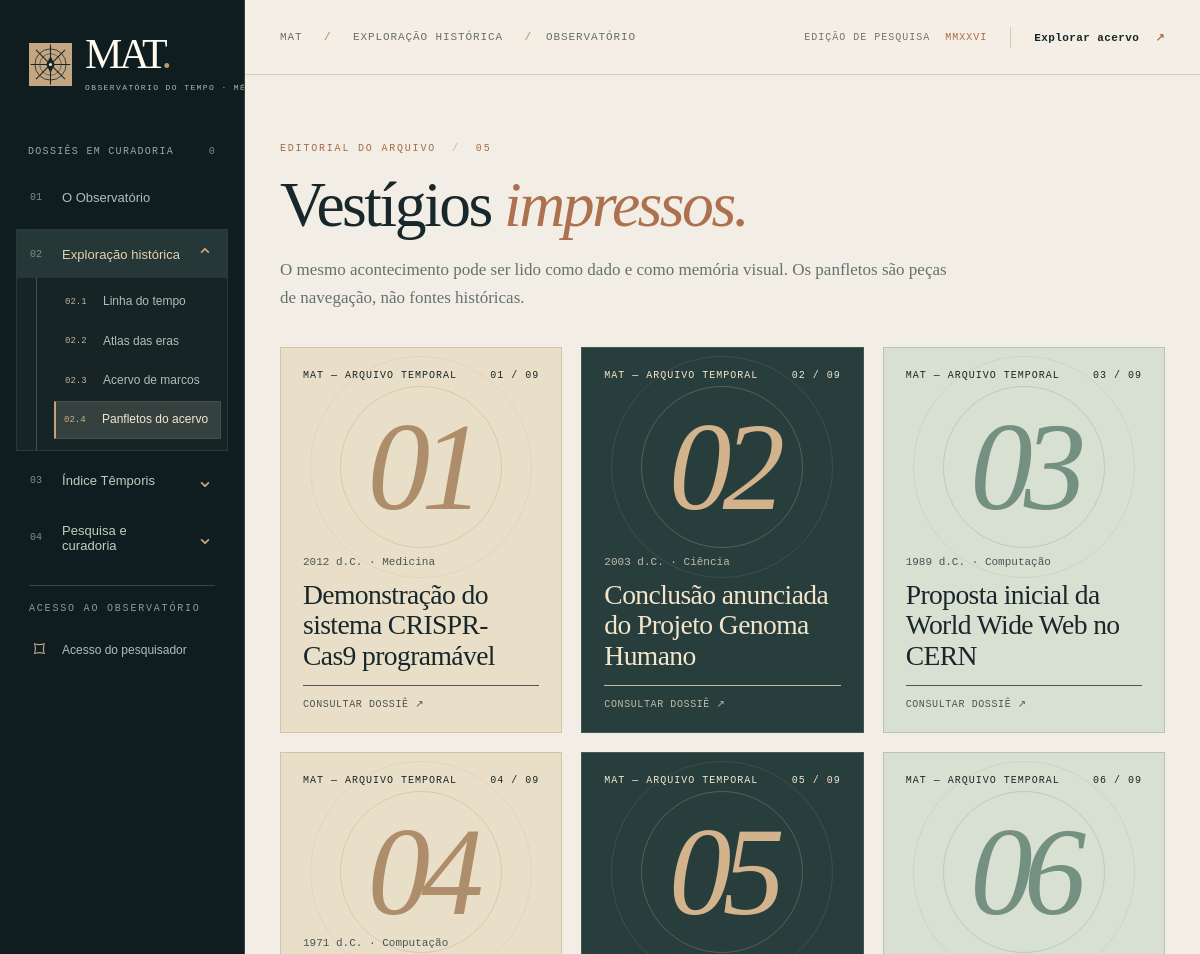
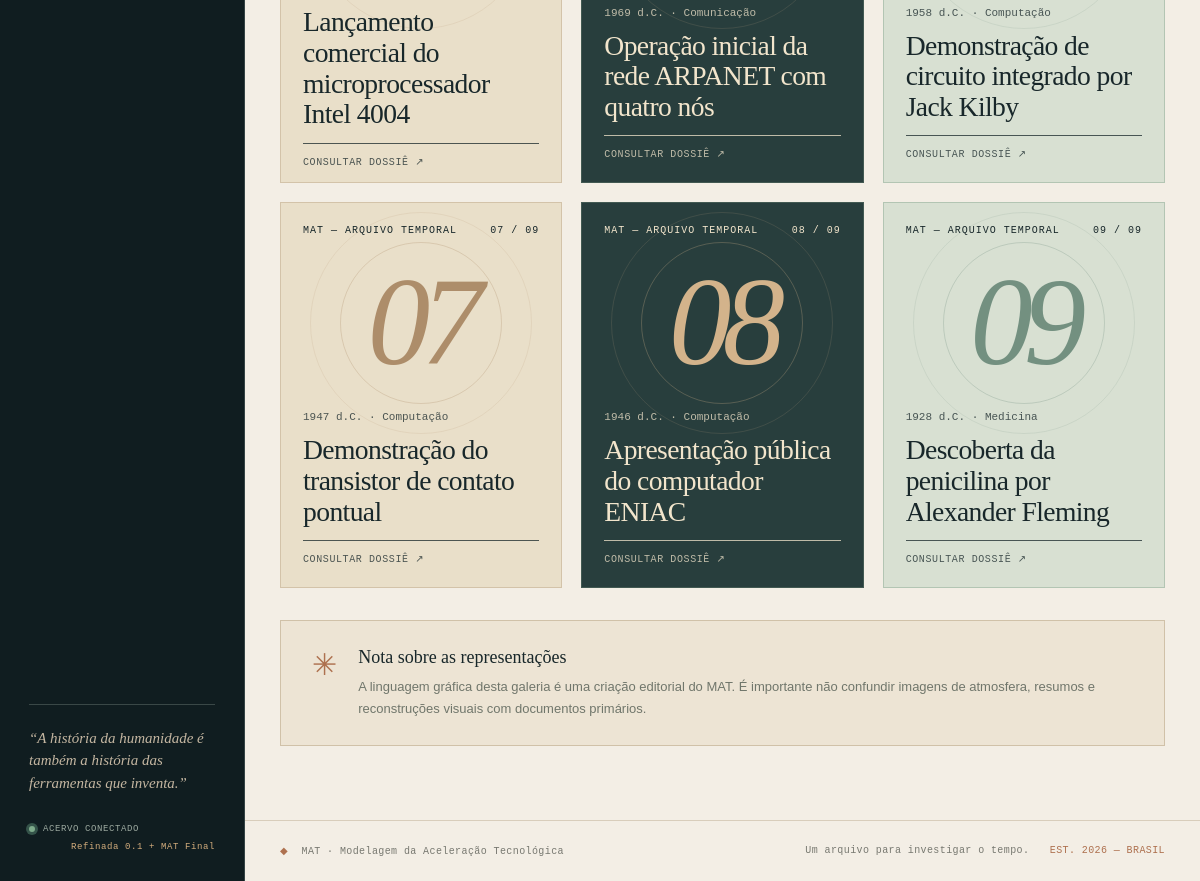
Page /index.php?page=galeria on the committed database (2 pictures, top to bottom).
### tables this page shows
CREATE TABLE IF NOT EXISTS marcos (
 id INT UNSIGNED AUTO_INCREMENT PRIMARY KEY,
 titulo VARCHAR(250) NOT NULL,
 ano INT NOT NULL,
 ano_fim INT DEFAULT NULL,
 precisao_data ENUM('exata','aproximada','intervalo','incerta') NOT NULL DEFAULT 'aproximada',
 periodo VARCHAR(90) NOT NULL,
 categoria VARCHAR(90) NOT NULL DEFAULT 'Outros',
 descricao TEXT NOT NULL,
 detalhes MEDIUMTEXT DEFAULT NULL,
 local VARCHAR(180) DEFAULT NULL,
 civilizacao VARCHAR(180) DEFAULT NULL,
 criador VARCHAR(180) DEFAULT NULL,
 fonte VARCHAR(350) DEFAULT NULL,
 referencia_url VARCHAR(650) DEFAULT NULL,
 fonte_pagina VARCHAR(90) DEFAULT NULL,
 criterio_inclusao TEXT DEFAULT NULL,
 etiquetas VARCHAR(400) DEFAULT NULL,
 imagem_url VARCHAR(650) DEFAULT NULL,
 impacto DECIMAL(3,1) DEFAULT NULL,
 confiabilidade DECIMAL(3,1) DEFAULT NULL,
 fator_fundacional DECIMAL(3,2) DEFAULT NULL,
 status ENUM('demonstracao','importado','pendente','aprovado','rejeitado') NOT NULL DEFAULT 'pendente',
 natureza VARCHAR(40) NOT NULL DEFAULT 'nao_classificado',
 sugestao_elegibilidade ENUM('sim','nao','revisar') NOT NULL DEFAULT 'revisar',
 elegibilidade_temporis ENUM('sim','nao','revisar') NOT NULL DEFAULT 'revisar',
 motivo_escopo TEXT DEFAULT NULL,
 escopo_revisado TINYINT(1) NOT NULL DEFAULT 0,
 classificador_versao VARCHAR(40) DEFAULT NULL,
 scope_score INT NOT NULL DEFAULT 0,
 scope_confidence VARCHAR(12) NOT NULL DEFAULT 'baixa',
 incluir_temporis TINYINT(1) NOT NULL DEFAULT 0,
 fonte_id INT UNSIGNED DEFAULT NULL,
 import_item_id INT UNSIGNED DEFAULT NULL,
 criado_em TIMESTAMP DEFAULT CURRENT_TIMESTAMP,
 atualizado_em TIMESTAMP DEFAULT CURRENT_TIMESTAMP ON UPDATE CURRENT_TIMESTAMP,
 INDEX idx_marcos_ano(ano), INDEX idx_marcos_periodo(periodo),
 INDEX idx_marcos_categoria(categoria), INDEX idx_marcos_status(status),
 UNIQUE KEY uq_marco_titulo_ano(titulo,ano),
 CONSTRAINT fk_marcos_fontes FOREIGN KEY(fonte_id) REFERENCES fontes(id) ON DELETE SET NULL
);

### index.php (called while the page is built, shortened)
<?php
require __DIR__.'/app/bootstrap.php';
$page=(string)($_GET['page']??'observatorio');
$navPage=$page==='marco'?'acervo':$page;
$pageLabels=['observatorio'=>'O observatório','atlas'=>'Atlas das eras','linha'=>'Linha do tempo','temporis'=>'Têmporis · método atual (MAT Final)','temporis_final'=>'MAT Final · método atual','temporis_reformulado'=>'Têmporis reformulada (histórico)','temporis_legado'=>'Têmporis original (legado)','projecoes'=>'MAT-Proj · Projeções','metodo'=>'Caderno de fórmulas','backtesting'=>'Backtesting · teste de previsões','acervo'=>'Acervo de marcos','marco'=>'Dossiê do marco','editar'=>'Editor de dossiê','importar'=>'Laboratório de importação','login'=>'Acesso do pesquisador','laboratorio'=>'Laboratório de evidências','triagem'=>'Triagem científica','fontes'=>'Fontes e proveniência','duplicatas'=>'Análise de duplicatas','auditoria'=>'Trilha de auditoria','andamento'=>'Progresso científico','rodadas'=>'Rodadas de pesquisa','fila_rapida'=>'Fila de revisão rápida'];
$stats=app_stats();$flash=take_flash();
require __DIR__.'/views/header.php';
$view = match ($page) {
    'temporis' => 'temporis_final',
    'temporis_reformulado' => 'temporis',
    default => $page,
};
require __DIR__.'/views/'.$view.'.php';
require __DIR__.'/views/footer.php';

### app/bootstrap.php (called while the page is built, shortened)
<?php
require_once __DIR__ . '/database.php';
require_once __DIR__ . '/repository.php';
function h(?string $str): string { return htmlspecialchars((string)($str ?? ''), ENT_QUOTES | ENT_SUBSTITUTE, 'UTF-8'); }
function mat_url(string $page = 'observatorio', array $params = []): string { return 'index.php?' . http_build_query(['page'=>$page] + $params); }
function current_user(): ?array { return $_SESSION['mat_user'] ?? null; }
function is_admin(): bool { return current_user() !== null; }
function yfmt(int $year): string { return $year < 0 ? number_format(abs($year),0,',','.') . ' a.C.' : $year . ' d.C.'; }
function short_num(float|int $n): string { return number_format((float)$n, 0, ',', '.'); }
function site_mode(): string { return db() === null ? 'demonstracao' : 'mysql'; }

### app/database.php (called while the page is built, shortened)
<?php
function db(): ?PDO {
    static $loaded = false, $pdo = null;
    if ($loaded) return $pdo;
    $loaded = true;
    try {
        $pdo = new PDO(
            'mysql:host=' . cfg('db_host') . ';port=' . (int)cfg('db_port',3306) . ';dbname=' . cfg('db_name') . ';charset=utf8mb4',
            (string)cfg('db_user'), (string)cfg('db_pass'),
            [PDO::ATTR_ERRMODE=>PDO::ERRMODE_EXCEPTION, PDO::ATTR_DEFAULT_FETCH_MODE=>PDO::FETCH_ASSOC,
            PDO::ATTR_EMULATE_PREPARES=>false, PDO::ATTR_TIMEOUT=>2]
        );
        $pdo->query('SELECT COUNT(*) FROM marcos')->fetchColumn();
    } catch (Throwable $e) { error_log('MAT: Banco indisponivel: '. $e->getMessage()); $pdo = null; }
    return $pdo;
}

### app/repository.php (called while the page is built, shortened)
<?php
function all_markers(?string $status = null): array {
    if(!db()) return [];
    return db()->query('SELECT m.*, (SELECT COUNT(*) FROM marco_fontes mf WHERE mf.marco_id=m.id) AS fonte_vinculada FROM marcos m WHERE m.status <> \'demonstracao\' ORDER BY ano ASC,id ASC')->fetchAll();
}
function app_stats(): array {
    $rows=all_markers();$cats=[];$periods=[];$states=['aprovado'=>0,'pendente'=>0,'importado'=>0,'demonstracao'=>0,'rejeitado'=>0];
    foreach($rows as $r){$cat=$r['categoria']?:'Outros';$period=$r['periodo']?:'Indefinido';$cats[$cat]=($cats[$cat]??0)+1;$periods[$period]=($periods[$period]??0)+1;$states[$r['status']]=($states[$r['status']]??0)+1;}
    arsort($cats);$years=array_map('intval',array_column($rows,'ano'));
    return ['total'=>count($rows),'min_year'=>$years?min($years):null,'max_year'=>$years?max($years):null,'categories'=>$cats,'periods'=>$periods,'states'=>$states];
}

### views/galeria.php (the view)
<?php $posters=array_slice(array_reverse(all_markers()),0,9); ?>
<header class="page-heading"><div class="section-overline">EDITORIAL DO ARQUIVO <span class="overline-sep">/</span> 05</div><h1>Vestígios <em>impressos.</em></h1><p>O mesmo acontecimento pode ser lido como dado e como memória visual. Os panfletos são peças de navegação, não fontes históricas.</p></header>
<div class="poster-grid">
<?php foreach($posters as $idx=>$m):?><a href="<?=mat_url('marco',['id'=>$m['id']])?>" class="poster-card"><div class="poster-header"><span>MAT — ARQUIVO TEMPORAL</span><span><?=str_pad((string)($idx+1),2,'0',STR_PAD_LEFT)?> / 09</span></div><div class="poster-symbol"><?=str_pad((string)($idx+1),2,'0',STR_PAD_LEFT)?></div><div class="poster-bottom"><small><?=yfmt((int)$m['ano'])?> · <?=h($m['categoria'])?></small><h2><?=h($m['titulo'])?></h2><span>CONSULTAR DOSSIÊ ↗</span></div></a><?php endforeach;?></div>
<div class="annotation-note"><span class="annotation-star">✳</span><div><strong>Nota sobre as representações</strong><p>A linguagem gráfica desta galeria é uma criação editorial do MAT. É importante não confundir imagens de atmosfera, resumos e reconstruções visuais com documentos primários.</p></div></div>

### views/header.php (shortened to what this page needs)
<!doctype html>
<html lang="pt-BR">
<head>
<link rel="stylesheet" href="assets/style.css?v=1.2">
<link rel="stylesheet" href="assets/mat-final.css?v=1">
<link rel="stylesheet" href="assets/progresso-marcos.css?v=1">
<link rel="stylesheet" href="assets/navegacao-grupos.css?v=1">
<link rel="stylesheet" href="assets/rodadas.css?v=1">
<link rel="stylesheet" href="assets/revisao-temporis.css?v=1">
<link rel="stylesheet" href="assets/datacao-intervalo.css?v=1">
<link rel="stylesheet" href="assets/fila-rapida.css?v=3">
<link rel="stylesheet" href="assets/temporis-integracao.css?v=3">
<link rel="stylesheet" href="assets/temporis-reorganizacao.css?v=2">
<link rel="stylesheet" href="assets/duplicatas-comparacao.css?v=3">
</head>
<body class="page-<?=h($page)?>">
<div class="site-shell">
<aside class="rail" id="rail">
 <div class="rail-top">
  <a class="brand" href="index.php" aria-label="MAT — início">
   <span class="brand-sigil"><img src="assets/insignia.svg" alt="" width="40" height="40"></span>
   <span class="brand-wordmark"><strong>MAT<span class="brand-period">.</span></strong><small>OBSERVATÓRIO DO TEMPO · MÉTODO FINAL</small></span>
  </a>
 </div>
 <?php
 require_once MAT_ROOT.'/app/CuradoriaRodadas.php';
 $matRailCount=null;
 $matRailDb=CuradoriaRodadas::connect();
 if($matRailDb){try{
   $matRailCount=(int)$matRailDb->query('SELECT COUNT(*) FROM cur_candidatos')->fetchColumn();
 }catch(Throwable $e){error_log('MAT: contador do menu indisponível');}}
 ?>
 <div class="rail-caption">DOSSIÊS EM CURADORIA <span><?=$matRailCount===null?'—':short_num($matRailCount)?></span></div>
 <?php
 $matScript = basename((string)($_SERVER['SCRIPT_NAME'] ?? ''));
 $grupoHistoria = in_array($navPage, ['linha','atlas','acervo','galeria'], true);
 $grupoTemporis = in_array($navPage, ['temporis','temporis_final','temporis_reformulado','temporis_legado','demonstracao_formulas','metodo','backtesting','projecoes','ensaio_didatico'], true)
     || in_array($matScript, ['experimento_temporis.php','resultado_temporis_piloto.php'], true);
 $grupoPesquisa = in_array($navPage, ['laboratorio','laboratorio','rodadas','fila_rapida','andamento','importar','triagem','fontes','duplicatas','auditoria','editar'], true)
     || in_array($matScript, ['assistente_ia.php','triagem_300_reais.php'], true);
 ?>
 <nav class="mat-nav" aria-label="Menu principal">
  <a href="<?=mat_url('observatorio')?>" class="nav-item mat-nav-home <?=$navPage==='observatorio'?'active':''?>" <?=$navPage==='observatorio'?'aria-current="page"':''?>>
    <span class="nav-number">01</span><span>O Observatório</span><span class="nav-symbol" aria-hidden="true">↗</span>
  </a>
  <details class="mat-nav-group" data-nav-group="historia" <?=$grupoHistoria?'open':''?>>
   <summary><span class="nav-number">02</span><span>Exploração histórica</span><span class="mat-nav-chevron" aria-hidden="true">⌄</span></summary>
   <div class="mat-nav-submenu">
    <a href="<?=mat_url('linha')?>" class="nav-item <?=$navPage==='linha'?'active':''?>" <?=$navPage==='linha'?'aria-current="page"':''?>><span class="nav-number">02.1</span><span>Linha do tempo</span></a>
    <a href="<?=mat_url('atlas')?>" class="nav-item <?=$navPage==='atlas'?'active':''?>" <?=$navPage==='atlas'?'aria-current="page"':''?>><span class="nav-number">02.2</span><span>Atlas das eras</span></a>
    <a href="<?=mat_url('acervo')?>" class="nav-item <?=$navPage==='acervo'?'active':''?>" <?=$navPage==='acervo'?'aria-current="page"':''?>><span class="nav-number">02.3</span><span>Acervo de marcos</span></a>
    <a href="<?=mat_url('galeria')?>" class="nav-item <?=$navPage==='galeria'?'active':''?>" <?=$navPage==='galeria'?'aria-current="page"':''?>><span class="nav-number">02.4</span><span>Panfletos do acervo</span></a>
   </div>
  </details>
  <details class="mat-nav-group" data-nav-group="temporis" <?=$grupoTemporis?'open':''?>>
   <summary><span class="nav-number">03</span><span>Índice Têmporis</span><span class="mat-nav-chevron" aria-hidden="true">⌄</span></summary>
  </details>
  <details class="mat-nav-group" data-nav-group="pesquisa" <?=$grupoPesquisa?'open':''?>>
   <summary><span class="nav-number">04</span><span>Pesquisa e curadoria</span><span class="mat-nav-chevron" aria-hidden="true">⌄</span></summary>
  </details>
 </nav>
 <div class="rail-divider mat-rail-account-divider"></div>
 <div class="rail-label">ACESSO AO OBSERVATÓRIO</div>
 <div class="nav-list nav-small mat-account-nav">
  <?php if(is_admin()): ?>
    <form class="nav-form" action="actions.php" method="post"><?=csrf_field()?><input type="hidden" name="action" value="logout"><button class="nav-item" type="submit"><span class="nav-glyph">↪</span><span>Sair · <?=h(current_user()['nome'])?></span></button></form>
  <?php else: ?>
    <a href="<?=mat_url('login')?>" class="nav-item <?=$navPage==='login'?'active':''?>"><span class="nav-glyph">⌑</span><span>Acesso do pesquisador</span></a>
  <?php endif; ?>
 </div>
<div class="rail-bottom">
    <div class="rail-quote">“A história da humanidade é também a história das ferramentas que inventa.”</div>
    <div class="rail-foot"><span class="live-dot"></span> <?=site_mode()==='mysql'?'ACERVO CONECTADO':'BANCO DESCONECTADO'?><span>Refinada 0.1 + MAT Final</span></div>
 </div>
</aside>
<div class="main-column">
<header class="topbar">
  <?php
    $matBreadcrumbGroup = match($navPage) {
        'linha','atlas','acervo','galeria' => 'Exploração histórica',
        'temporis','temporis_final','temporis_reformulado','temporis_legado','demonstracao_formulas','metodo','backtesting','projecoes','ensaio_didatico' => 'Índice Têmporis',
        'laboratorio','laboratorio','rodadas','fila_rapida','andamento','importar','triagem','fontes','duplicatas','auditoria','editar','login' => 'Pesquisa e curadoria',
        default => null,
    };
  ?>
  <div class="breadcrumbs">MAT <span class="slash">/</span> <?php if($matBreadcrumbGroup): ?><?=h($matBreadcrumbGroup)?> <span class="slash">/</span><?php endif; ?><?=h($pageLabels[$page]??'Observatório')?></div>
  <div class="topbar-right"><span class="edition">EDIÇÃO DE PESQUISA <strong>MMXXVI</strong></span><span class="topbar-rule"></span><a class="topbar-action" href="<?=mat_url('acervo')?>">Explorar acervo <span>↗</span></a></div>
</header>
<main id="conteudo" class="main-content">

### views/footer.php
</main>
<footer class="footerbar"><span><span class="footer-diamond">◆</span> MAT · Modelagem da Aceleração Tecnológica</span><span>Um arquivo para investigar o tempo. <span class="footer-index">EST. 2026 — BRASIL</span></span></footer>
</div></div>
</body></html>

### assets/navegacao-grupos.css (style rules this page uses)
.mat-nav { display:flex;flex-direction:column;gap:5px;padding:0 16px }
.mat-nav-home { margin-bottom:3px }
.mat-nav-group { border:1px solid transparent;min-width:0 }
.mat-nav-group[open] { background:rgba(224,210,182,.035);border-color:rgba(213,189,151,.13) }
.mat-nav-group>summary { min-height:48px;display:flex;gap:13px;align-items:center;padding:11px 13px;cursor:pointer;list-style:none;color:#c3cdbf;font:13px var(--ui);letter-spacing:.05px;user-select:none;transition:background .2s,color .2s }
.mat-nav-group>summary::marker { content:'' }
.mat-nav-group>summary:hover,.mat-nav-group[open]>summary { background:#253737;color:#f1e6d5 }
.mat-nav-group[open]>summary { color:#e6d0ae }
.mat-nav-chevron { margin-left:auto;font:21px/1 var(--serif);color:#c5a47b;transform:rotate(0deg);transition:transform .2s }
.mat-nav-group[open] .mat-nav-chevron { transform:rotate(180deg) }
.mat-nav-submenu { padding:5px 6px 11px 17px;margin-left:19px;border-left:1px solid #44524d;display:flex;flex-direction:column;gap:2px }
.mat-nav-submenu .nav-item { min-height:37px;padding:9px 10px;gap:11px;font-size:12px;line-height:1.45 }
.mat-nav-submenu .nav-number { min-width:27px;font-size:9px;color:#c9ae8e }
.mat-nav-submenu .nav-item.active { border-left:2px solid #c6a17b;background:#34413e;color:#f4e6d2;padding-left:8px }
.mat-rail-account-divider { margin-top:20px;margin-bottom:17px }
.mat-account-nav { margin-bottom:11px }
.mat-account-nav .nav-item { font-size:12px;min-height:38px }
.mat-nav-group .nav-item span:last-child,.mat-nav-home span:nth-child(2) { min-width:0 }

### rows in the picture
marcos: idx "01", ano "2012 d.C.", categoria "Medicina", titulo "Demonstração do sistema CRISPR-Cas9 programável"
marcos: idx "02", ano "2003 d.C.", categoria "Ciência", titulo "Conclusão anunciada do Projeto Genoma Humano"
marcos: idx "03", ano "1989 d.C.", categoria "Computação", titulo "Proposta inicial da World Wide Web no CERN"
marcos: idx "04", ano "1971 d.C.", categoria "Computação", titulo "Lançamento comercial do microprocessador Intel 4004"
marcos: idx "05", ano "1969 d.C.", categoria "Comunicação", titulo "Operação inicial da rede ARPANET com quatro nós"
marcos: idx "06", ano "1958 d.C.", categoria "Computação", titulo "Demonstração de circuito integrado por Jack Kilby"
marcos: idx "07", ano "1947 d.C.", categoria "Computação", titulo "Demonstração do transistor de contato pontual"
marcos: idx "08", ano "1946 d.C.", categoria "Computação", titulo "Apresentação pública do computador ENIAC"
marcos: idx "09", ano "1928 d.C.", categoria "Medicina", titulo "Descoberta da penicilina por Alexander Fleming"

### other values in the picture
short_num($matRailCount) "0"
$matBreadcrumbGroup "EXPLORAÇÃO HISTÓRICA"
$pageLabels[$page] "OBSERVATÓRIO"
